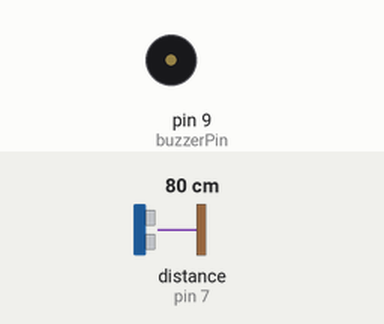
Bench run of a sketch on a simulated Arduino Uno, built with avr-gcc and run on an emulated ATmega328P. Shown: buzzer (waves = sounding). Wiring (inferred from the names in the program): ultrasonic range finder: trigger pin 6; echo pin 7. Inputs (shaded band) come from the test bench; at power-on: distance to the obstacle (sensor on pin 7) 80 cm. The echo pulse lasts 58.3 µs per cm.

Above: at 2.2 s.
2.3 s: distance to the obstacle (sensor on pin 7) set to 31 cm
3.8 s: distance to the obstacle (sensor on pin 7) set to 26 cm
At 4.11 s:
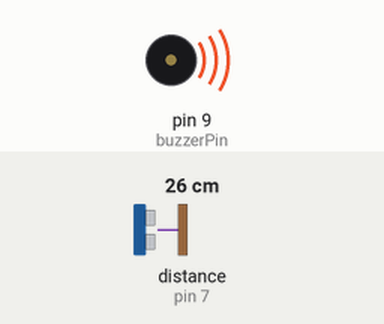
6.8 s: distance to the obstacle (sensor on pin 7) set to 35 cm
At 7.9 s:
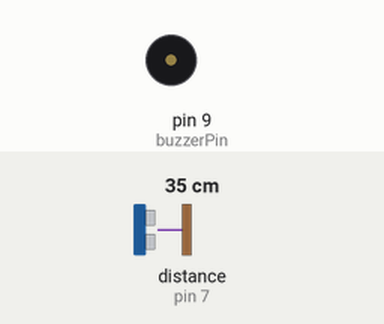
8.3 s: distance to the obstacle (sensor on pin 7) set to 2 cm
At 9.2 s:
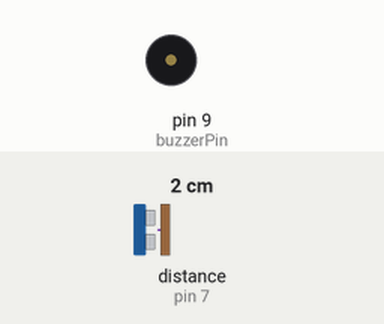
Timing chart, 0 to 12.3 s (numbered marks = the images above; inputs shaded):
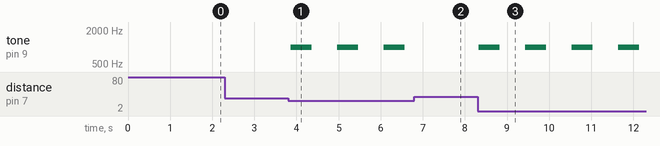

The sketch:

code.ino
```cpp
#include <LiquidCrystal.h>//includes the library for the LCD which is used to display stuff on a screen

//These lines of code define the pin numbers for the arduino of each component used
const int distance = 10;//The proximity of the sensor of beeping

const int pingPin = 6; // Trigger pin of the Ultrasonic Sensor on the arduino
const int echoPin = 7; // Echo pin of the Ultrasonic Sensor on the arduino
const int buzzerPin = 9;//Positive pin of the buzzer on the arduino

LiquidCrystal lcd(12, 11, 5, 4, 3, 2);//initializes the LCD object and the connected pins

void setup() {
  pinMode(buzzerPin, OUTPUT);//sets up buzzer pin
  pinMode(pingPin, OUTPUT);//sets up trigger pin of the ultrasonic sensor
  pinMode(echoPin, INPUT);//echo pin of the ultrasonic sensor
  lcd.print("Welcome!");//displays "Welcome!" to the LCD
  delay(1000);//waits one second
}

void loop() {
   //This function will scan the area for objects withn a certain distance of a sensor and beep and does that forever. Code from https://www.tutorialspoint.com/arduino/arduino_ultrasonic_sensor.htm for this function and the one after it.
   lcd.clear();//clears the LCD of the previous distance shown
   float inches = detectDistance();//calls the detect distance function to get the distance which will be a decimal
   lcd.print(int(inches));//prints distance to the LCD as an integer
   if(inches<=distance){//checks if the distance is less than the proximity distance defined in line 8{
    buzz();//if the distance is less than a certain  number, buzz
   }
   delay(100);//waits .1 of a second
}

void buzz(){
  //This function controls the buzz.
  tone(buzzerPin, 1000, 500);//this function plays the sound,args:(buzzer pin, sound frequency, duration)
  delay(1000);//wait 1 second
}

float detectDistance(){
   long duration;//defines a variable which will hold the detected distance
   digitalWrite(pingPin, HIGH);//starts emitting the wave
   delayMicroseconds(10);//waits 10 microseconds
   digitalWrite(pingPin, LOW);//stops emitting the wave
   duration = pulseIn(echoPin, HIGH);//recives the wave back and gets a value
   return duration / 74 / 2;//converts a value recived by the ultrasonic sensor into inches and returns it
}
```

Measured:
- the behaviour switches between 29 and 28 cm on distance to the obstacle (sensor on pin 7) (found by bisection; images 0 and 1)
- after the input at 2.3 s, every drawn part: stays the same
- after the input at 3.8 s, tone on pin 9 (buzzerPin): alternates 1000 Hz for 0.50 s and silent for 0.60 s, starting after 0.07 s
- after the input at 6.8 s, tone on pin 9 (buzzerPin): stays silent (without the input it goes to 1000 Hz after 0.38 s)
- after the input at 8.3 s, tone on pin 9 (buzzerPin): alternates 1000 Hz for 0.50 s and silent for 0.60 s, starting at once
